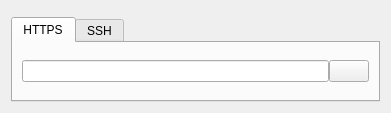
<?xml version="1.0" encoding="UTF-8"?>
<ui version="4.0">
    <class>Clone</class>
    <widget class="QWidget" name="Clone">
        <property name="geometry">
            <rect>
                <x>0</x>
                <y>0</y>
                <width>391</width>
                <height>113</height>
            </rect>
        </property>
        <property name="windowTitle">
            <string>Form</string>
        </property>
        <layout class="QVBoxLayout" name="verticalLayout">
            <item>
                <widget class="IconLabel" name="cloneWidget" native="true">
                    <property name="sizePolicy">
                        <sizepolicy hsizetype="Fixed" vsizetype="Fixed">
                            <horstretch>0</horstretch>
                            <verstretch>0</verstretch>
                        </sizepolicy>
                    </property>
                </widget>
            </item>
            <item>
                <layout class="QHBoxLayout" name="horizontalLayout">
                    <item>
                        <widget class="QTabWidget" name="tabWidget">
                            <property name="currentIndex">
                                <number>0</number>
                            </property>
                            <widget class="QWidget" name="https">
                                <attribute name="title">
                                    <string>HTTPS</string>
                                </attribute>
                                <layout class="QHBoxLayout" name="horizontalLayout_3">
                                    <property name="spacing">
                                        <number>0</number>
                                    </property>
                                    <item>
                                        <widget class="QLineEdit" name="httpsUrlLineEdit"/>
                                    </item>
                                    <item>
                                        <widget class="QPushButton" name="httpsCopyButton">
                                            <property name="sizePolicy">
                                                <sizepolicy hsizetype="Fixed" vsizetype="Fixed">
                                                    <horstretch>0</horstretch>
                                                    <verstretch>0</verstretch>
                                                </sizepolicy>
                                            </property>
                                            <property name="text">
                                                <string/>
                                            </property>
                                        </widget>
                                    </item>
                                </layout>
                            </widget>
                            <widget class="QWidget" name="ssh">
                                <attribute name="title">
                                    <string>SSH</string>
                                </attribute>
                                <layout class="QHBoxLayout" name="horizontalLayout_2">
                                    <property name="spacing">
                                        <number>0</number>
                                    </property>
                                    <item>
                                        <widget class="QLineEdit" name="sshUrlLineEdit">
                                            <property name="readOnly">
                                                <bool>true</bool>
                                            </property>
                                        </widget>
                                    </item>
                                    <item>
                                        <widget class="QPushButton" name="sshCopyButton">
                                            <property name="sizePolicy">
                                                <sizepolicy hsizetype="Fixed" vsizetype="Fixed">
                                                    <horstretch>0</horstretch>
                                                    <verstretch>0</verstretch>
                                                </sizepolicy>
                                            </property>
                                            <property name="text">
                                                <string/>
                                            </property>
                                        </widget>
                                    </item>
                                </layout>
                            </widget>
                        </widget>
                    </item>
                </layout>
            </item>
        </layout>
    </widget>
    <customwidgets>
        <customwidget>
            <class>IconLabel</class>
            <extends>QWidget</extends>
            <header>widgets.IconLabel</header>
            <container>1</container>
        </customwidget>
    </customwidgets>
    <resources/>
    <connections/>
</ui>
